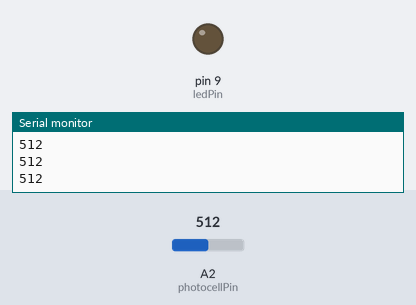
Bench run of a sketch on a simulated Arduino Uno, built with avr-gcc and run on an emulated ATmega328P. On the bench: output pins drawn as LEDs (lit = HIGH), the last lines printed to the serial monitor. The inputs (shaded band) are chosen by the test bench; at power-on: A2 (photocellPin) = 512.

Above: at 1.2 s.
1.3 s: A2 (photocellPin) set to 196
2.8 s: A2 (photocellPin) set to 168
At 3.7 s:
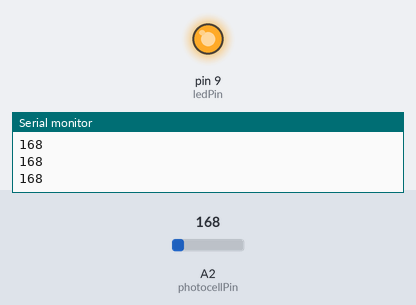
4.3 s: A2 (photocellPin) set to 190
At 5.0 s:
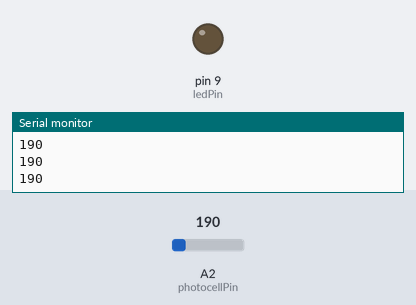
5.8 s: A2 (photocellPin) set to 170
At 6.3 s:
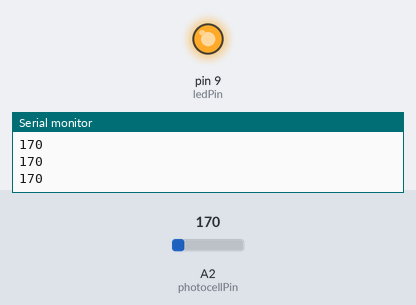
Timing chart, 0 to 8.3 s (numbered marks = the images above; inputs shaded):
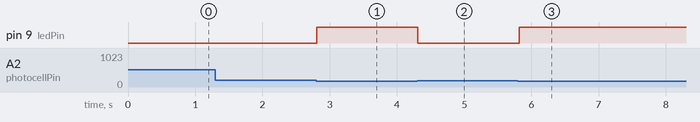

Measured:
- the behaviour switches between 180 and 179 on A2 (photocellPin) (found by bisection; images 0 and 1)
- after the input at 2.8 s, pin 9 (ledPin): LOW → HIGH at once
- after the input at 4.3 s, pin 9 (ledPin): HIGH → LOW at once
- after the input at 5.8 s, pin 9 (ledPin): LOW → HIGH at once

The sketch:

photocell.ino
```cpp
int photocellPin = 2;
int photocellVal = 0;
int minLight = 180;
int ledPin = 9;
int ledState = 0;

void setup() {
  // put your setup code here, to run once:
  pinMode(ledPin, OUTPUT);
  Serial.begin(115200);
}

void loop() {
  // put your main code here, to run repeatedly:
  photocellVal = analogRead(photocellPin);
  Serial.println(photocellVal);

  if (photocellVal < minLight && ledState == 0) {
    digitalWrite(ledPin, HIGH);
    ledState = 1;
  }

  if (photocellVal > minLight && ledState == 1) {
    digitalWrite(ledPin, LOW);
    ledState = 0;
  }

  delay(100);
}
```
